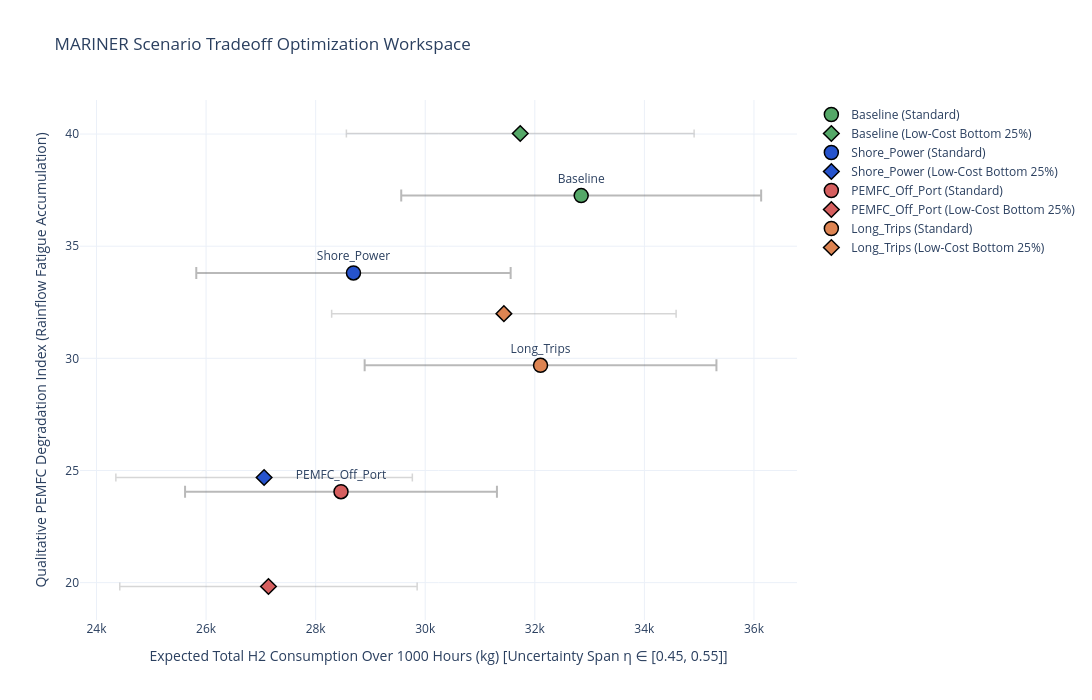

Notebook source saved alongside this figure:
### Code cell
# Instantiate the Scenario Manager with our combined filtered dataset components
manager = ScenarioManager(registry_df=combined_filtered_registry, global_stats=combined_filtered_stats)

# Execute the single point-of-entry pipeline method to evaluate weights across all 4 modes
compiled_scenario_outputs = manager.run_full_scenario_pipeline(total_target_h=1000.0, print_summary=True)

# Render Degradation Index vs H2 Flow Optimization Chart
fig_tradeoff = plot_scenario_tradeoff_space(compiled_scenario_outputs)
fig_tradeoff.show()

### Figure 1 — Plotly figure (JSON) as saved in the notebook; plotly's stock layout.template omitted (floating-point values rounded to 4 significant figures)
{"data": [{"error_x": {"array": [3285.0], "color": "rgba(80,80,80,0.4)", "thickness": 2, "type": "data", "width": 6}, "hoverinfo": "text", "hovertext": "<b>Scenario: Baseline (Standard)</b><br>Fatigue Index: 37.2552<br>H2 Mass Range: [29561.8 - 36131.1] kg<br>Energy Output: 541750.3 kWh", "marker": {"color": "#55A868", "line": {"color": "black", "width": 1.5}, "size": 14, "symbol": "circle"}, "mode": "markers+text", "name": "Baseline (Standard)", "text": ["Baseline"], "textposition": "top center", "type": "scatter", "x": [32850.0], "y": [37.26]}, {"error_x": {"array": [3173.0], "color": "rgba(120,120,120,0.3)", "thickness": 1.5, "type": "data", "width": 4}, "hoverinfo": "text", "hovertext": "<b>Scenario: Baseline (Low-Cost Profile)</b><br>Fatigue Index: 40.0242<br>H2 Mass Range: [28560.6 - 34907.5] kg", "marker": {"color": "#55A868", "line": {"color": "black", "width": 1.5}, "size": 12, "symbol": "diamond"}, "mode": "markers", "name": "Baseline (Low-Cost Bottom 25%)", "type": "scatter", "x": [31730.0], "y": [40.02]}, {"error_x": {"array": [2869.0], "color": "rgba(80,80,80,0.4)", "thickness": 2, "type": "data", "width": 6}, "hoverinfo": "text", "hovertext": "<b>Scenario: Shore_Power (Standard)</b><br>Fatigue Index: 33.8068<br>H2 Mass Range: [25820.9 - 31558.9] kg<br>Energy Output: 473193.8 kWh", "marker": {"color": "#2653CC", "line": {"color": "black", "width": 1.5}, "size": 14, "symbol": "circle"}, "mode": "markers+text", "name": "Shore_Power (Standard)", "text": ["Shore_Power"], "textposition": "top center", "type": "scatter", "x": [28690.0], "y": [33.81]}, {"error_x": {"array": [2706.0], "color": "rgba(120,120,120,0.3)", "thickness": 1.5, "type": "data", "width": 4}, "hoverinfo": "text", "hovertext": "<b>Scenario: Shore_Power (Low-Cost Profile)</b><br>Fatigue Index: 24.6876<br>H2 Mass Range: [24352.9 - 29764.7] kg", "marker": {"color": "#2653CC", "line": {"color": "black", "width": 1.5}, "size": 12, "symbol": "diamond"}, "mode": "markers", "name": "Shore_Power (Low-Cost Bottom 25%)", "type": "scatter", "x": [27060.0], "y": [24.69]}, {"error_x": {"array": [2846.0], "color": "rgba(80,80,80,0.4)", "thickness": 2, "type": "data", "width": 6}, "hoverinfo": "text", "hovertext": "<b>Scenario: PEMFC_Off_Port (Standard)</b><br>Fatigue Index: 24.0564<br>H2 Mass Range: [25616.1 - 31308.6] kg<br>Energy Output: 469441.2 kWh", "marker": {"color": "#D65F5F", "line": {"color": "black", "width": 1.5}, "size": 14, "symbol": "circle"}, "mode": "markers+text", "name": "PEMFC_Off_Port (Standard)", "text": ["PEMFC_Off_Port"], "textposition": "top center", "type": "scatter", "x": [28460.0], "y": [24.06]}, {"error_x": {"array": [2714.0], "color": "rgba(120,120,120,0.3)", "thickness": 1.5, "type": "data", "width": 4}, "hoverinfo": "text", "hovertext": "<b>Scenario: PEMFC_Off_Port (Low-Cost Profile)</b><br>Fatigue Index: 19.8274<br>H2 Mass Range: [24424.6 - 29852.3] kg", "marker": {"color": "#D65F5F", "line": {"color": "black", "width": 1.5}, "size": 12, "symbol": "diamond"}, "mode": "markers", "name": "PEMFC_Off_Port (Low-Cost Bottom 25%)", "type": "scatter", "x": [27140.0], "y": [19.83]}, {"error_x": {"array": [3210.0], "color": "rgba(80,80,80,0.4)", "thickness": 2, "type": "data", "width": 6}, "hoverinfo": "text", "hovertext": "<b>Scenario: Long_Trips (Standard)</b><br>Fatigue Index: 29.6883<br>H2 Mass Range: [28894.0 - 35314.9] kg<br>Energy Output: 529511.9 kWh", "marker": {"color": "#DD8452", "line": {"color": "black", "width": 1.5}, "size": 14, "symbol": "circle"}, "mode": "markers+text", "name": "Long_Trips (Standard)", "text": ["Long_Trips"], "textposition": "top center", "type": "scatter", "x": [32100.0], "y": [29.69]}, {"error_x": {"array": [3144.0], "color": "rgba(120,120,120,0.3)", "thickness": 1.5, "type": "data", "width": 4}, "hoverinfo": "text", "hovertext": "<b>Scenario: Long_Trips (Low-Cost Profile)</b><br>Fatigue Index: 31.9925<br>H2 Mass Range: [28292.0 - 34579.1] kg", "marker": {"color": "#DD8452", "line": {"color": "black", "width": 1.5}, "size": 12, "symbol": "diamond"}, "mode": "markers", "name": "Long_Trips (Low-Cost Bottom 25%)", "type": "scatter", "x": [31440.0], "y": [31.99]}], "layout": {"height": 700, "hovermode": "closest", "title": {"text": "MARINER Scenario Tradeoff Optimization Workspace"}, "width": 1100, "xaxis": {"title": {"text": "Expected Total H2 Consumption Over 1000 Hours (kg) [Uncertainty Span η ∈ [0.45, 0.55]]"}}, "yaxis": {"title": {"text": "Qualitative PEMFC Degradation Index (Rainflow Fatigue Accumulation)"}}}}
